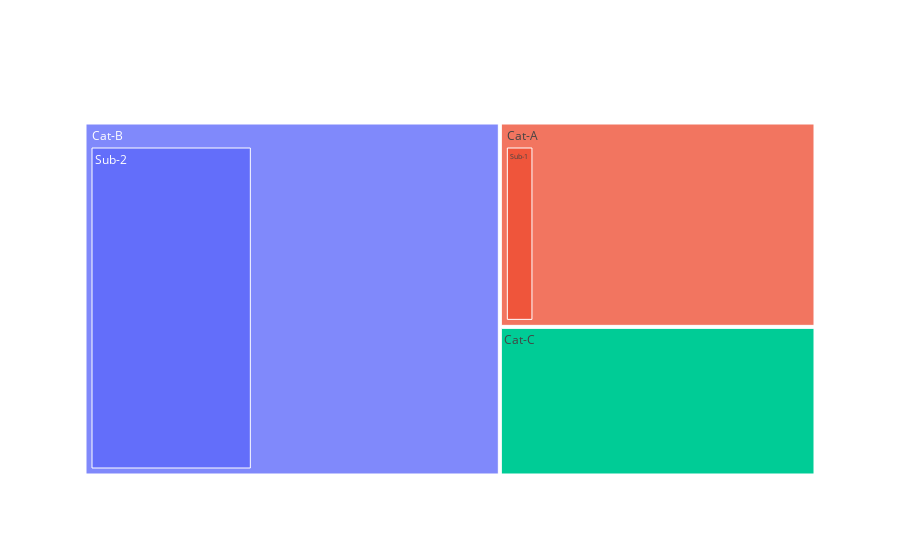

This figure's notebook cell:
### Code cell
import plotly.graph_objects as go
flg=go.Figure(go.Treemap(labels=y,parents=x,values=values))
flg.show()

### Figure 1 — Plotly figure (JSON) as saved in the notebook; plotly's stock layout.template omitted (floating-point values rounded to 4 significant figures)
{"data": [{"labels": ["Cat-A", "Cat-B", "Cat-C", "Sub-1", "Sub-2"], "parents": ["", "", "", "Cat-A", "Cat-B"], "type": "treemap", "values": [100, 150, 80, 10, 100]}], "layout": {"autosize": true}}
